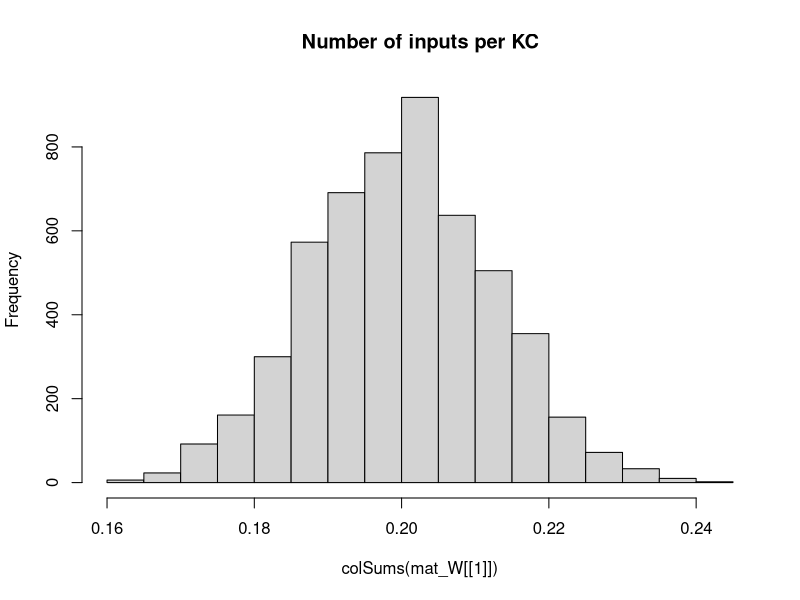

Source code (R): (Note: this script raises an error after producing the figure.)
## Development Code for Willsaw NN image recognition of zfish larva
## KL 2021
## I will implement a MB random kernel NN as in my Ant Navigation paper 
## This Files Trains the weights of  2 Layer Net : Random Expansion Feature Layer (Random Kernel Trick) -> Perceptron Output neuron 
## The connections in L1 Random Sparse Net are data independent, while L2 wights are trained via +ve larva head template samples to filter patterns that look like larva
## The input images are labeled as Fish and non fish according to the folder they are placed.
# Output is saved as pgm images which are then loaded by tracker software so as to implemend the simple classifier net implemended here 
  
library("pixmap")

## Initialiaze the random Weight vector of an L1 (KC) neuron  
init_random_W <- function(m,p){
  # Draw random Number N of Sampled Inputs From Binomial
  n <- rbinom(1,NROW(m),p)
  ## Set N random synapses as inputs to KC
  idx <- sample(1:NROW(m),n)
  
  m[idx] <- 1/NROW(m)
  return (m)
}

## Sigmoid//logistic Transfer Function
N_transfer <- function(activation)
{
  return (1/(1+exp(-activation)))
}


## Derivative Sigmoid/logistic Transfer Function
N_transfer_D <- function(activation)
{
  return (N_transfer(activation)*(1-N_transfer(activation)) )
}

N_activation <- function(X,W,B)
{
  ## If more Than Half input units (based on Avg inputs) is active - then activate KC
 
 #  if ( sum(X) > KC_THRES )
#    return (1)
 # else
  ## Bias is just another W attached to a fixed Input 1
    return (X%*%W + B)
}

## Copies A Smaller Matrix To the Middle of a larger one - (Pasting Image on larger canvas)
matrix_paste <- function(src,target)
{
  x_offset <- round((ncol(target)- ncol(src))/2 )
  y_offset <- round((nrow(target)- nrow(src))/2 )
  target[ (1+y_offset):(y_offset+nrow(src)),(1+x_offset):(x_offset+ncol(src))] <-src
  return(target)
}


sparse_binarize <- function(X,INPUT_SPARSENESS)
{
  ## Binarize Input Image / Set Sparsensess ##
  pxsparse = 1.0
  thres_bin = mean(X)
  max_iter = 100
  
  while (pxsparse > INPUT_SPARSENESS & max_iter > 0)
  {
    X_bin <-  as.numeric(X > thres_bin)
    pxsparse <- sum(as.numeric(X_bin[X_bin > 0]))/length(X_bin)
    thres_bin = thres_bin + 0.01;
    max_iter = max_iter + 1
  }
  
  
  message("Input Sparseness:",pxsparse)
  
  return(X_bin)
}


## Process 2 Layer Network - Return Last Node Output produced for each input image
## Note : Input Layer Is Simplified - No activation function needed or Bias - Input image intentities are taken as activations
## Target_output is vector of desired output for each output Neuron these I chose to be L2_1=1 (Fish) L2_2=1 (Non Fish)
net_proc_images <- function(input_list,mat_W,Layer_Bias,learningRate = 0.0)  
{

  L_X     <- list() ## Output Of Layer k
  L_A     <- list() ## Activation of  Layer k
  L_delta <- list()  ## Delta is the "cost attributable to (the value of) that node". 
  L2_out <- list()
 
  Target_output = c(1,0)  
  fileidx <- 0
  outError = 0 #'Mean Sq Error Of File Batch'
  ## TRAIN /TEST ##
  img_list <- input_list[,1]
  label_list <-cbind.data.frame(F=(input_list[,2]),NF=(input_list[,3]) )##Target output/labels
  
  ## Matrix Of  image Input Vectors  
  mat_X = matrix(0,ncol=nrow(mat_W[[1]]),nrow=length(img_list) )
  
  for (in_img in img_list)
  {
    fileidx= fileidx + 1
    
    imgT <- read.pnm(as.character(in_img) )
    mat_img <- getChannels(imgT)
    X <- as.vector(mat_img)
    ### Add Fixed input 1 - To operate As Adjustable Bias for each input   
    ##X[length(X)] <- 1 # c(as.vector(mat_img),1)
    
    ##message(in_img," Input Dim:", dim(mat_img)[1],"x",dim(mat_img)[2],"=",dim(mat_img)[2]*dim(mat_img)[1])
    
    if (length(X) > n_top_px)
    {
      warning("input sample too big - skipping")
      next
    }
    
    ## If Loaded image is Smaller than INput - Then Resize (paste into) larger Matrix to fit
    if (length(X) < n_top_px)
    {
      ##message("input sample Smaller than Canvas - pasting")
      mat_t <- matrix(0,nrow=img_dim[1],ncol=img_dim[2])
      mat_img <- matrix_paste(mat_img,mat_t)
      ##message("Converted  Dim:", dim(mat_img)[1],"x",dim(mat_img)[2],"=",dim(mat_img)[2]*dim(mat_img)[1])
    }

        ##mypic = new("pixmapGrey", size=dim(mat_img),grey = mat_img);plot(mypic)
    ## Convert to Col Vector
    X <- as.vector(mat_img)
    dim(X) <- c(1,length(X)) ## Make into Row Vector
    if (length(X) > n_top_px)
    {
      warning(in_img,"Image Too large. Skipping")
      next
    }
    
   stopifnot(length(mat_X[fileidx,]) ==length(X) ) 
   mat_X[fileidx,] <- X # Save In Vector to MAtrix
    

    ##Input Layer Is Simplified - No activation function needed or Bias - Input image intentities are taken as activations
    ##Activation 
    L_A[[1]] <- X
    L_X[[1]] <- N_transfer(X)
    ## Due to R hell with numbers ecoming Factors I need to do this tricl
    mat_Y <- cbind( as.numeric(levels(label_list$F)[as.numeric(label_list$F)]),
           as.numeric(levels(label_list$F)[as.numeric(label_list$NF)]) )
    
    Target_output <-mat_Y[fileidx,] 
      ### 

    ## Forward Propagation ## 
    for (i in 2:(N_Layers+1) )
    {
      L_A[[i]] <- N_activation(L_X[[i-1]], mat_W[[i-1]], Layer_Bias[[i-1]]) ## v_Layer_Bias[i]  
      L_X[[i]] <- N_transfer(L_A[[i]])
    }
    
    outError = outError + sum( ( Target_output - L_X[[i]] ) )
    
    #hist(mat_W[[l-1]],main="before")
    ## Note Indexes L_X and mat/biases are off by one because LX_1 is considerened an input layer, while neural layer is l=2
    ## Back Propagation ##
    for (l in (N_Layers):1 )
    {
      ##On Output Layer
      if (l == (N_Layers))
      {
        ## Element Wise Product (hadamart Product)
        L_delta[[l]] <- ((N_transfer_D(L_X[[l+1]])) * (L_X[[l+1]] - Target_output)) ##*N_transfer_D(L_X[[l]])
      }else{
        #L_delta[[l]] <- L_delta[[l+1]] %*% t(mat_W[[l]])*N_transfer_D(L_X[[l]])
        L_delta[[l]] <-   (L_delta[[l+1]]) %*% t(mat_W[[l+1]]) *N_transfer_D(L_X[[l+1]]) ## %*% t(N_transfer_D(L_X[[l-1]]) )
      }
      
        dE <- t(L_A[[l]]) %*% (L_delta[[l]])  
        dW <- learningRate*dE 
        ##Add average change over batch samples
        mat_W[[l]] <- mat_W[[l]] -  dW ##length(img_list)
        Layer_Bias[[l]] <- Layer_Bias[[l]] - (L_delta[[l]])  
    }
     
    #hist(Layer_Bias[[1]])
     
   #hist(mat_W[[1]],main="After")
  
    #hist( KC_out_act[1,])
    ## Calc Layer 1 output based on Activation Threshold Funciton for Units
    #KC_output <- apply(KC_out_act, 2, N_transfer)
    #dim(KC_output) <-c(1,length(KC_output)) ## Make into Row Vector
    
    ## Learn Positive Samples - Simple Perceptron Learning Rule - Over an augmented input X which is projected To High dim via sparse random matrix in L1##
    ## Take Active L1 outputs And Set L2 Input synapses of Output Neuron to High
    # Continuous output /
    #L2_Neurons_out <<- (as.numeric(( KC_output %*%  W_L2)/N_KC))
    # Weight Gradient -
    #DW <- t(KC_output)%*% (Target_output - L2_Neurons_out)/2
    #W_L2 <<-  W_L2 + learningRate*DW ## Update Weight Vector 
    
    
    ##W_L2[W_L2 < 1] <<- 1 ##Cap To Limit Values - Saturation Of Synapses
    ##W_L2[,outNeuronIdx][W_L2< -1] <<- -1
    
    #stopifnot(ncol(KC_output) == nrow(W_L2))
    ## Calc Output Neuron - Perceptron 
    ## FWD PROP CAlc MSQE - Fwd Propagate Entire Input Matrix 
    ## Forward Propagation ## 
    L1 <- N_transfer(N_activation(mat_X, mat_W[[1]], matrix(rep(Layer_Bias[[1]],nrow(mat_X)),nrow=nrow(mat_X) ))) ## v_Layer_Bias[i]  
    L2 <-  N_transfer(N_activation(L1,mat_W[[2]] , matrix(rep(Layer_Bias[[2]],nrow(mat_X)),nrow=nrow(mat_X) ) )  )
    MSQError =  sum((mat_Y - L2)^2)/nrow(mat_X)
    
    
    L2_out[[fileidx]] <- list(Err=sum((Target_output - L2)),
                              MSERR=MSQError,
                              L2_F=L2[1],
                              L2_NF=L2[2],
                              KC_active = sum(L1[fileidx,][L1[fileidx,]>0.5]),
                              KC_total = length(L1[fileidx,]),
                             # input_sparse= pxsparse,
                              file=in_img
    )
    
   
    
    message("MSQERR:",MSQError,"  ",L_X[[3]][1],"-",L_X[[3]][2]," ERR: ", L2_out[[fileidx]]$Err ," ",in_img)
    
    ##message("Recognition Output for Img ",in_img," is F:",L_X[[3]][1]," non-F:",L_X[[3]][2]," Active KC:",L2_out[[fileidx]]$KC_active/N_KC )
    dim(X) = dim(mat_img)
    
 
    #image(X_bin)
    #title(main = paste(in_img,strRes," R:",L2_Neurons_out[1]-L2_Neurons_out[2]), font.main = 4)
  }
  
  lout <- list(X=mat_X,
               W=mat_W,
               B=Layer_Bias,
               out=data.frame( do.call(rbind,L2_out ) ))
 
  MSQError =  sum((mat_Y - L2)^2)/nrow(mat_X)
  
  return(lout  )
}


img_dim <- c(38,28)
N_Layers <- 2

n_top_px <- img_dim[2]*img_dim[1]
N_KC = n_top_px*5 ## Number of Kenyon Cells (Input layer High Dim Coding)
N_SYN_per_KC <- n_top_px/5 ## Number of pic Features each KC neuron Codes for
KC_THRES <- N_SYN_per_KC*0.25 ## Number of INput that need to be active for KC to fire/Activate
v_Layer_N <- c(n_top_px, N_KC, 2)
Layer_Bias <- list() ## Number of INput that need to be active for Neuron to fire/Activate
INPUT_SPARSENESS = 0.20

mat_W <<- list() # List Of Weight Matrices
## Make Sparse Random Synaptic Weight matrix Selecting Inputs for each KC
for (k in 1:N_Layers)
{
  mat_W[[k]] <- matrix(0,nrow=v_Layer_N[k],ncol=v_Layer_N[k+1])
  ## Init Random
  mat_W[[k]] <- apply(mat_W[[k]],2,init_random_W,N_SYN_per_KC/n_top_px) ##
  Layer_Bias[[k]] <- rep(1,v_Layer_N[k+1]) ## Initialiaze Neural Biases
}

  hist(colSums(mat_W[[1]]),main="Number of inputs per KC")

  
  
##Layer 2 (Output Perceptron)
L2_Neurons <<- 2
W_L2 <<- mat_W[[2]] #matrix(0,ncol=L2_Neurons,nrow=N_KC)

## Apply Input Image ##
## list training files 
setwd("/home/kostasl/workspace/zebrafishtrack/Rplots")
sPathTrainingSamples="../img/trainset/fish"
sPathTrainingNonSamples="../img/trainset/nonfish/"
sPathTestingSamplesFish="../img/fish/"
sPathTestingSamplesNonFish="../img/nonfish/"

img_list_train_fish =  cbind(files=list.files(path=sPathTrainingSamples,pattern="*pgm",full.names = T),F=1,NF=0) 
img_list_test_fish = cbind(files=list.files(path=sPathTestingSamplesFish,pattern="*pgm",full.names = T),F=1,NF=0)
img_list_train_nonfish =   cbind(files=list.files(path=sPathTrainingNonSamples,pattern="*pgm",full.names = T),F=0,NF=1)
img_list_test_nonfish =  cbind(files=list.files(path=sPathTestingSamplesNonFish,pattern="*pgm",full.names = T),F=0,NF=1)

img_list_all <- rbind.data.frame(img_list_train_fish,img_list_test_fish,img_list_train_nonfish,img_list_test_nonfish,stringsAsFactors = FALSE)
#img_list_test=  list.files(path=sPathTestingSamples,pattern="*pgm",full.names = T) Samples ##

dLearningRate <-0.05
lFitError <- list()
dfitRecord <- data.frame()


#for (i in 1:10)
#{
  
  dLearningRate =0.1
  img_list_suffled <- img_list_all[sample(1:nrow(img_list_all)),]

  # TRAIN On Fish 
  dnetout <- net_proc_images(img_list_suffled,mat_W,Layer_Bias, dLearningRate)
  mat_W = dnetout$W
  Layer_Bias = dnetout$B
  
  plot(unlist(dnetout$out$MSERR),main="Mean SQ Err")

#}
  
#       ##Test 
#   dnetout_tfish <- net_proc_images(img_list_test_fish,0.3, c(1,0))
#   #hist(unlist(dnetout_fish$L2_F),breaks=10,main="Class Fish Responses to F+ samples" )
#   ##L1 threshold set too high - patterns do not propagate
#   stopifnot(sum(unlist(dnetout_tfish$KC_active)) > 1)
#     
#   SqError_FisF <- sum((1 -unlist(dnetout_tfish$L2_F))^2)/nrow(dnetout_tfish)
#   SqError_FisNotNF <- sum((-1 -unlist(dnetout_tfish$L2_NF))^2)/nrow(dnetout_tfish)
#   
#   message("Sq. Error: F+:",SqError_FisF," F-:",SqError_FisNotNF)
#   
#   dnetout_tnotfish <- net_proc_images(img_list_test_nonfish,dLearningRate,c(0,1))
#   ##hist(unlist(dnetout_notfish$L2_NF),breaks=10,main="Class Not Fish Responses to F- samples" )
#   
#   SqError_NFisNotF <- sum((-1 -unlist(dnetout_tnotfish$L2_F))^2)/nrow(dnetout_tnotfish)
#   SqError_NFisNF <- sum((1 -unlist(dnetout_tnotfish$L2_NF))^2)/nrow(dnetout_tnotfish)
#   
#   #message("Sq. Error: F+:",SqError_NFisNotF," F-:",SqError_NFisNF)
# 
#   
#   SqClassError = sum(SqError_FisF,SqError_FisNotNF,SqError_NFisNotF,SqError_NFisNF)   
#   lFitError[[i]] = list(S_error=SqClassError,FishisFish=SqError_FisF,FishNotFish=SqError_FisNotNF,
#                         NotFishIsFish=SqError_NFisNotF,
#                         NotFishIsNotFish=SqError_NFisNF)
#   
#   dfitRecord <<- data.frame( do.call(rbind,lFitError ) )
#   plot(unlist(dfitRecord$S_error),xlim=c(1,100) ,xlab="Fit Error",ylim=c(0,2))
# 
# 
# ## Test Fish
# dnetout_testfish <- net_proc_images(img_list_test_fish,0,c(-1,1))
# ##hist(unlist(dnetout_notfish$L2_NF),breaks=10,main="Class Not Fish Responses to F- samples" )
# dnetout_testnonfish <- net_proc_images(img_list_test_nonfish,0,c(-1,1))
# 
# 
# SqError_NFisNotF <- sum((-1 -unlist(dnetout_testfish$L2_F))^2)/nrow(dnetout_testfish)
# SqError_NFisNF <- sum((1 -unlist(dnetout_testfish$L2_NF))^2)/nrow(dnetout_testfish)
# 
# 
# 
# 
# plot(unlist(dfitRecord$S_error),xlim=c(1,100) ,xlab="Fit Error",ylim=c(00,800))
# 
# plot(unlist(dfitRecord$FishisFish) )
# plot(unlist(dfitRecord$FishNotFish) )
# plot(unlist(dfitRecord$NotFishIsFish) )
# plot(unlist(dfitRecord$NotFishIsNotFish) )
# 
# 
# 
# ## Test Responses ## 
# dnetout_test <- net_proc_images(img_list_test,0.0,c(0,0))
# dnetout_test_nonfish <- net_proc_images(img_list_train_nonfish,0.0,c(-1,1))
# 
# 
# 
# colSums(W_L2)
# 
# l_out_n <- net_proc_images(img_list_train_nonfish,-dLearningRate/5,1)
# colSums(W_L2)
# 
# colSums(W_L2)
# 
# 
 ## Save KC Matrix As Image (To Be loaded by Tracker)
 ## Save Trained Weights As Image (To load by Tracker)
 KC_sparse_pic <- pixmapGrey(mat_W[[1]], nrow=dim(mat_W[[1]])[1],ncol=dim(mat_W[[1]])[2],cellres=1)
 plot(KC_sparse_pic)
 write.pnm(KC_sparse_pic,file="L1_W_SparseNet.pgm")
# 
# ## Shift Values
## L_W2 <- ##(W_L2/2.0)+0.5
 Lout_pic <- pixmapGrey(mat_W[[2]], nrow=nrow(L_W2),ncol=ncol(L_W2),cellres=1)
 plot(Lout_pic)
 write.pnm(Lout_pic,file="L2_W_SparseNet.pgm")

 Lout_pic <- pixmapGrey(Layer_Bias[[1]], nrow=nrow(L_W2),ncol=ncol(L_W2),cellres=1)
 plot(Lout_pic)
 write.pnm(Lout_pic,file="L1_B_SparseNet.pgm")
 
 
 Lout_pic <- pixmapGrey(Layer_Bias[[2]], nrow=nrow(L_W2),ncol=ncol(L_W2),cellres=1)
 plot(Lout_pic)
 write.pnm(Lout_pic,file="L2_B_SparseNet.pgm")
 #
 # 
# 
# 
# hist(W_L2)
# 
# cc <- getChannels(Lout_pic)
# plot(pic_outL)
